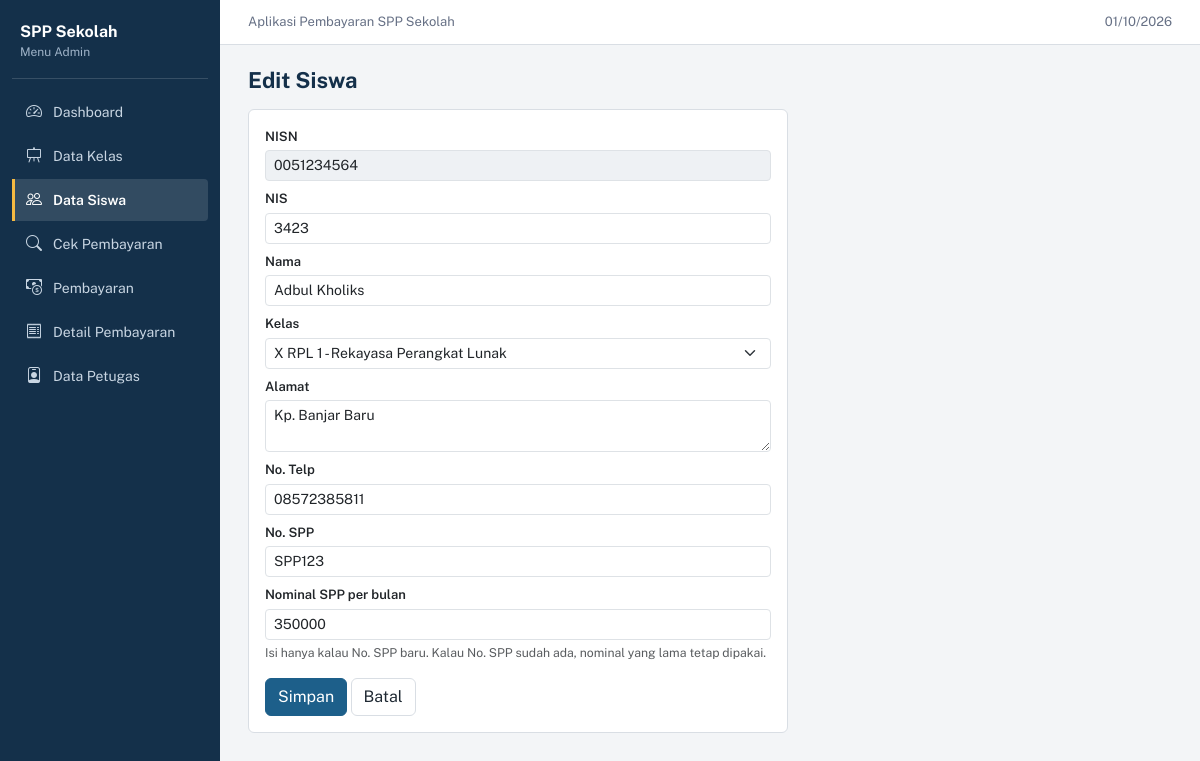
/siswa_form.php?nisn=0051234564, run on the app's committed database.
### tables this page shows
CREATE TABLE `tb_siswa` (
  `nisn` varchar(10) NOT NULL,
  `nis` varchar(8) NOT NULL,
  `nama` varchar(50) NOT NULL,
  `id_kelas` varchar(11) NOT NULL,
  `alamat` text NOT NULL,
  `no_telp` varchar(13) NOT NULL,
  `id_spp` varchar(40) NOT NULL
);

CREATE TABLE `tb_kelas` (
  `id_kelas` varchar(11) NOT NULL,
  `nama_kelas` varchar(10) NOT NULL,
  `komp_keahlian` varchar(50) NOT NULL
);

CREATE TABLE `tb_spp` (
  `id_spp` varchar(11) NOT NULL,
  `tahun` int(11) NOT NULL,
  `nominal` int(11) DEFAULT NULL
);

### includes/fungsi.php (called while the page is built, shortened)
<?php
require_once __DIR__ . '/koneksi.php';
function ambil($sql, $params = [])
{
    global $koneksi;
    $st = $koneksi->prepare($sql);
    if ($params) {
        $st->bind_param(str_repeat('s', count($params)), ...$params);
    }
    $st->execute();
    $hasil = $st->get_result();
    $baris = $hasil ? $hasil->fetch_all(MYSQLI_ASSOC) : [];
    return $baris;
}
function ambilSatu($sql, $params = [])
{
    $baris = ambil($sql, $params);
    return $baris ? $baris[0] : null;
}
function e($teks)
{
    return htmlspecialchars((string) $teks, ENT_QUOTES, 'UTF-8');
}

### siswa_form.php (the view, shortened to what this page needs)
<?php
require_once 'includes/fungsi.php';
$nisnLama = $_GET['nisn'] ?? '';
$data = null;
if ($nisnLama !== '') {
    $data = ambilSatu('SELECT * FROM tb_siswa WHERE nisn = ?', [$nisnLama]);
}
$listKelas = ambil('SELECT * FROM tb_kelas ORDER BY nama_kelas');
$nisn = $data['nisn'] ?? '';
$nis = $data['nis'] ?? '';
$nama = $data['nama'] ?? '';
$idKelas = $data['id_kelas'] ?? '';
$alamat = $data['alamat'] ?? '';
$telp = $data['no_telp'] ?? '';
$idSpp = $data['id_spp'] ?? '';
$nominal = '';
if ($data) {
    $sppLama = ambilSatu('SELECT nominal FROM tb_spp WHERE id_spp = ?', [$data['id_spp']]);
    $nominal = $sppLama ? $sppLama['nominal'] : '';
}
include 'includes/header.php';
?>
<div class="card form-kecil"><div class="card-body">
    <form method="post">
        <label class="form-label">NISN</label>
        <input type="text" name="nisn" class="form-control form-control-sm" maxlength="10" value="<?= e($nisn) ?>" <?= $data ? 'readonly' : 'required' ?>>
        <label class="form-label mt-2">NIS</label>
        <input type="text" name="nis" class="form-control form-control-sm" maxlength="8" value="<?= e($nis) ?>" required>
        <label class="form-label mt-2">Nama</label>
        <input type="text" name="nama" class="form-control form-control-sm" maxlength="50" value="<?= e($nama) ?>" required>
        <label class="form-label mt-2">Kelas</label>
        <select name="id_kelas" class="form-select form-select-sm" required>
            <?php foreach ($listKelas as $k): ?>
                <option value="<?= e($k['id_kelas']) ?>" <?= $idKelas === $k['id_kelas'] ? 'selected' : '' ?>>
                    <?= e($k['nama_kelas']) ?> - <?= e($k['komp_keahlian']) ?>
                </option>
            <?php endforeach; ?>
        </select>
        <label class="form-label mt-2">Alamat</label>
        <textarea name="alamat" rows="2" class="form-control form-control-sm" required><?= e($alamat) ?></textarea>
        <label class="form-label mt-2">No. Telp</label>
        <input type="text" name="no_telp" class="form-control form-control-sm" maxlength="13" value="<?= e($telp) ?>" required>
        <label class="form-label mt-2">No. SPP</label>
        <input type="text" name="id_spp" class="form-control form-control-sm" maxlength="11" value="<?= e($idSpp) ?>" placeholder="contoh: SPP2026" required>
        <label class="form-label mt-2">Nominal SPP per bulan</label>
        <input type="number" name="nominal" class="form-control form-control-sm" min="0" value="<?= e($nominal) ?>" placeholder="contoh: 250000">
        <div class="form-text">Isi hanya kalau No. SPP baru. Kalau No. SPP sudah ada, nominal yang lama tetap dipakai.</div>
        <div class="mt-3">
            <button class="btn btn-secondary">Simpan</button>
            <a href="siswa.php" class="btn btn-outline-secondary">Batal</a>
        </div>
    </form>
</div></div>
<?php include 'includes/footer.php'; ?>

### assets/css/style.css (style rules this page uses)
:root { --navy: #14304a; --navy-terang: #1d4266; --biru: #1d5f8a; --biru-gelap: #164b6e; --amber: #f4b942; --latar: #f3f5f7; --garis: #d9dee4; --teks: #1f2933; --teks-redup: #667085; --hijau: #166534; --hijau-muda: #dcfce7; --merah: #b42318; --merah-muda: #fee4e2; }
body { font-family: 'Public Sans', system-ui, -apple-system, 'Segoe UI', Arial, sans-serif; font-size: 14px; color: var(--teks); background: var(--latar); }
.card { border: 1px solid var(--garis); border-radius: 6px; box-shadow: none; }
.form-kecil { max-width: 540px; }
.form-label { font-weight: 600; font-size: 13px; margin-bottom: 4px; }
.form-control[readonly] { background: #eef1f4; }
.btn-secondary { background: var(--biru); border-color: var(--biru); }
.btn-outline-secondary { color: var(--teks); border-color: var(--garis); background: #fff; }

### data on the page
tb_siswa: nisn "0051234564", nis "3423", nama "Adbul Kholiks", id_kelas "X RPL 1 - Rekayasa Perangkat Lunak", alamat "Kp. Banjar Baru", no_telp "08572385811", id_spp "SPP123"
tb_spp: nominal "350000"

### other printed values
$m[1] "Dashboard"
$m[1] "Data Kelas"
$m[1] "Data Siswa"
$m[1] "Cek Pembayaran"
$m[1] "Pembayaran"
$m[1] "Detail Pembayaran"
$m[1] "Data Petugas"
$judul "Edit Siswa"
